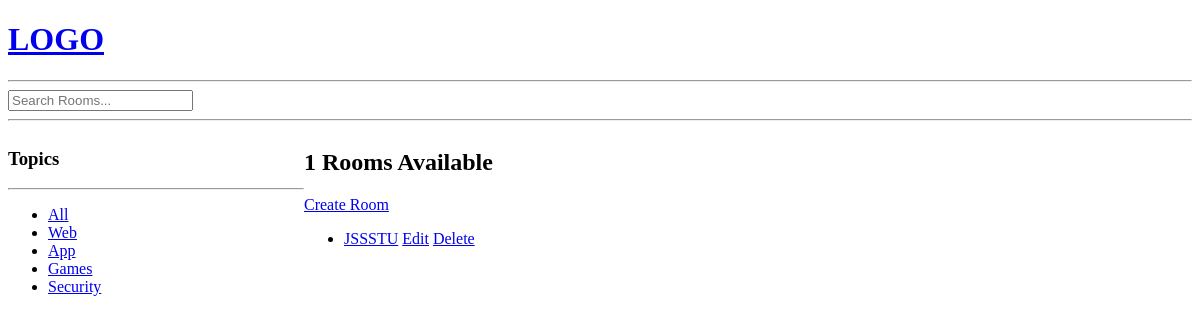
The page /?q=Web on the database as committed earlier.
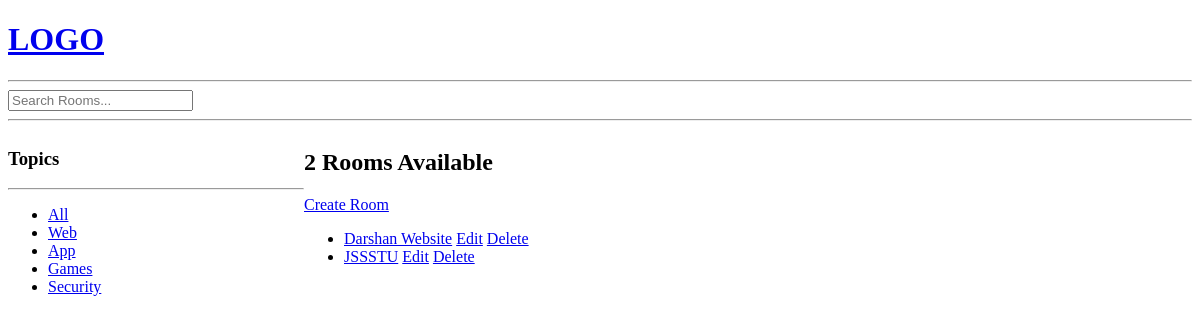
The same page on the database as committed later.
### base/models.py (models this page shows, shortened)
class Tag(models.Model):
    name = models.CharField(max_length=200)

class Room(models.Model):
    host = models.ForeignKey(User,on_delete=models.SET_NULL, null = True)
    topic = models.ForeignKey(Tag,on_delete=models.SET_NULL, null=True)
    name = models.CharField(max_length=200)
    description = models.TextField(max_length = 2000, null=True, blank=True)
    updated = models.DateTimeField(auto_now=True)
    created = models.DateTimeField(auto_now_add=True)
    class Meta:
        ordering = ['-updated','-created']

### base/views.py (the view)
# urls.py: path('',views.home, name='home'),
def home(request):
    q = request.GET.get('q') if request.GET.get('q')!= None else ''
    rooms = Room.objects.filter(
        Q(topic__name__contains=q) |
        Q(name__icontains=q) |
        Q(description__icontains=q)
        )
    topics = Tag.objects.all()
    return render(request,'base/home.html', {'rooms':rooms, 'topics':topics})

### base/templates/base/home.html (shortened to what this page needs)
{% extends 'main.html' %}
{% block content %}
<div class="home-container">
    <div>
        <h3>Topics</h3>
        <hr>
        <ul>
            <li><a href="{% url 'home' %}">All</a></li>
        {% for topic in topics %}
            <li><a href="{% url 'home' %}?q={{topic.name}}">{{topic.name}}</a></li>
        {% endfor %}
    </div>
    <div>
        <h2>{{rooms.count}} Rooms Available</h2>
        <a href="{% url 'create-room' %}">Create Room</a>
        <div>
        <ul>
        {% for room in rooms %}
            <li>
                <a href="{% url 'room' room.id %}">{{ room.name }}</a>
                <a href="{% url 'update-room' room.id%}">Edit</a>
                <a href="{% url 'delete-room' room.id%}">Delete</a>
            </li>
        {% endfor %}
        </ul>
        </div>
    </div>
</div>
{% endblock content %}

### templates/main.html (shortened to what this page needs)
<!DOCTYPE html>
<html>
    <head>
    </head>
    <body>
        {% include 'navbar.html' %}
        {% block content %}
        {% endblock content %}
    </body>
</html>

### templates/navbar.html
<a href="/">
    <h1>LOGO</h1>
    <hr>
</a>
<form method="GET" action="{% url 'home' %}">
    <input type="text" name="q" placeholder="Search Rooms..."/>
</form>
<hr>

### base/templates/base/home.html (style rules this page uses)
.home-container { display: grid; grid-template-columns: 1fr 3fr }

Rows that differ between the two databases and show on the page:
added Room: name "Darshan Website"
Other text that changed with them:
{{ rooms.count }}: "1" → "2"
